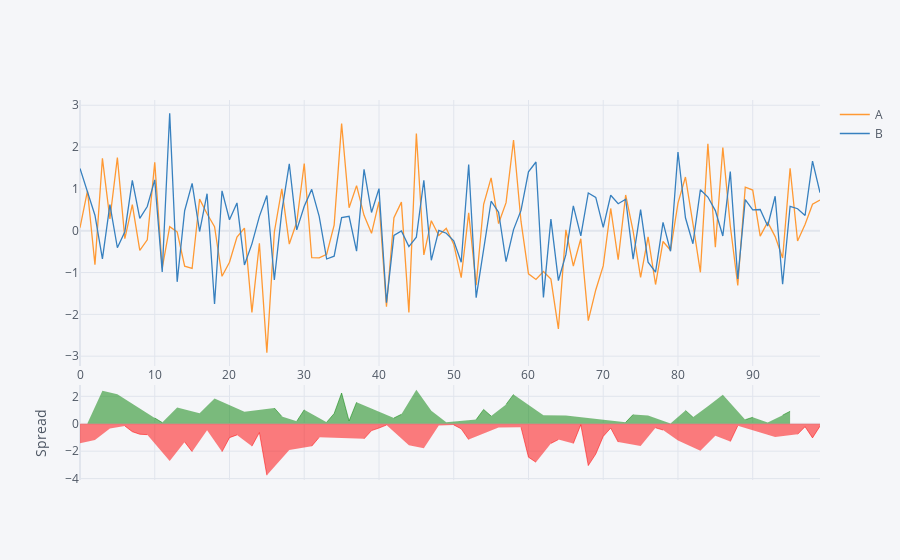

The code cell stored with this chart in its notebook:
### Code cell
df[['A','B']].iplot(kind='spread')
